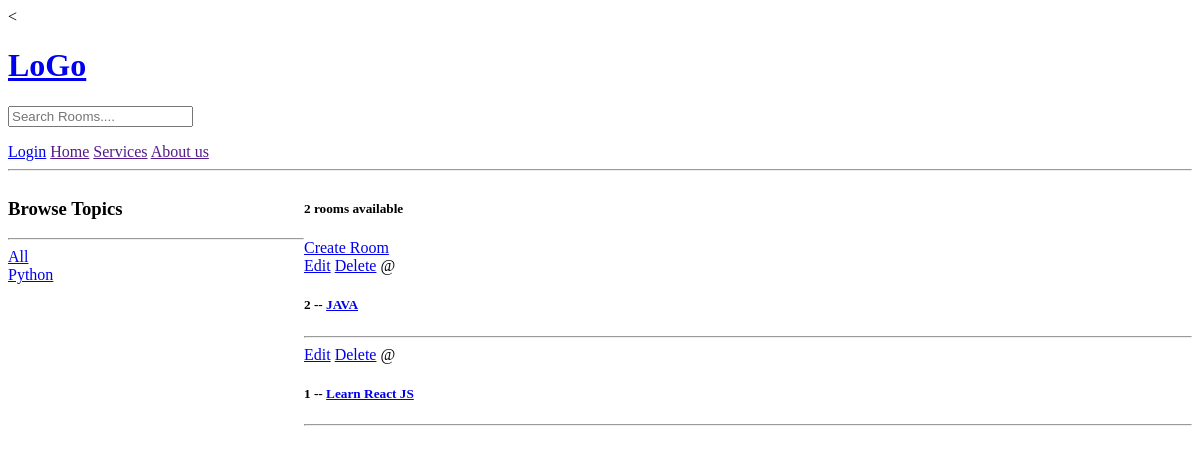
Before: /test/home/ with the older database file.
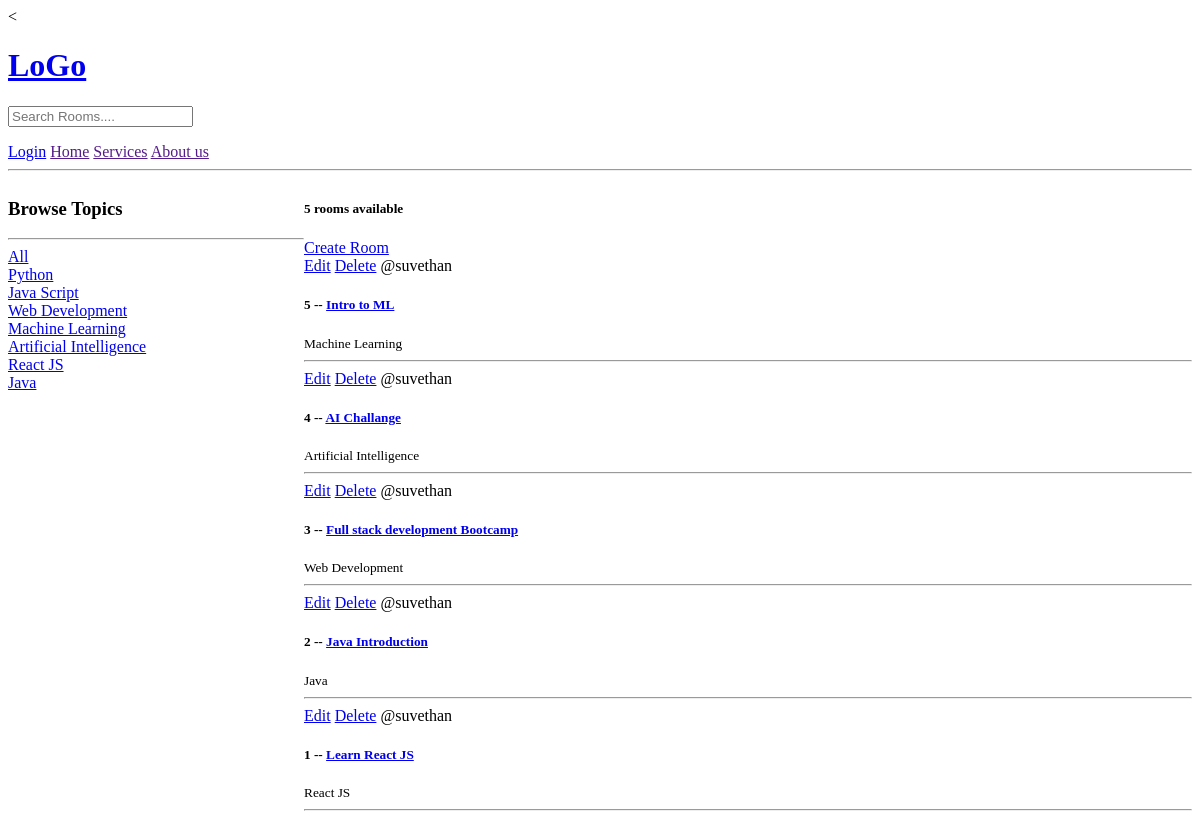
After: the same page with the newer database file.
### test_app/models.py (models this page shows, shortened)
class Topic(models.Model):
    name = models.CharField(max_length=200)

class Room(models.Model):
    host = models.ForeignKey(User, on_delete=models.SET_NULL, null=True)
    topic = models.ForeignKey(Topic, on_delete=models.SET_NULL, null=True)
    name = models.CharField(max_length=200)
    description = models.TextField(null=True, blank=True)
    updated = models.DateTimeField(auto_now=True)
    created = models.DateTimeField(auto_now_add=True)
    class Meta:
        ordering = ['-updated','-created']

### test_app/views.py (the view)
# urls.py: 2. Add a URL to urlpatterns:  path('', views.home, name='home')
def home(request):
    q = request.GET.get('q') if request.GET.get('q') != None else ''
    rooms = Room.objects.filter(
        Q(topic__name__icontains=q) |
        Q(name__icontains=q) |
    Q(description__icontains=q)
    )
    topics = Topic.objects.all()
    room_count= rooms.count()
    context = {'rooms':rooms, 'topics': topics, 'room_count': room_count}
    return render(request, 'test_app/home.html', context)

### test_app/templates/test_app/home.html (shortened to what this page needs)
{% extends "main.html" %} {% block content %}
<div class="home-container">
  <div>
    <h3>Browse Topics</h3>
    <hr />
    <div>
      <a href="{% url 'home' %}">All</a>
    </div>
    {% for topic in topics %}
    <div>
      <a href="{% url 'home' %}?q={{topic.name}}">{{topic.name}}</a>
    </div>
    {% endfor %}
  </div>
  <div>
    <h5>{{room_count}} rooms available</h5>
    <a href="{% url 'create-room' %}">Create Room</a>
     {% for room in rooms %}
    <div>
      <a href="{% url 'update-room' room.id %}">Edit</a>
      <a href="{% url 'delete-room' room.id %}">Delete</a>
      <span>@{{room.host.username}}</span>
      <h5>
        {{room.id}} --
        <a href="{% url 'room' room.id %}"> {{room.name}} </a>
      </h5>
      <small> {{room.topic.name}} </small>
      <hr />
    </div>
    {% endfor %}
  </div>
</div>
{% endblock content %}

### templates/main.html (shortened to what this page needs)
<<!DOCTYPE html>
<html>
  <head>
  </head>
  <body>
    {% include "navbar.html" %}  {% block content %} {% endblock content %}
  </body>
</html>

### templates/navbar.html
<html>
  <a href="/">
    <h1>LoGo</h1>
  </a>
  <form method="GET" action="{%url 'home'%}">
    <input type="text" name="q" placeholder="Search Rooms...." />
  </form>
  {% if request.user.is_authenticated %}
  <a href="{% url 'logout' %}">Log Out</a>
  {% else %}
  <a href="{% url 'login' %}">Login</a>
  {% endif %}
  <a href="">Home</a>
  <a href="">Services</a>
  <a href="">About us</a>
  <hr />
</html>

### test_app/templates/test_app/home.html (style rules this page uses)
.home-container { display: grid; grid-template-columns: 1fr 3fr; }

Changed rows visible on the page:
added Topic: name "Java Script"
added Topic: name "Web Development"
added Topic: name "Machine Learning"
added Topic: name "Artificial Intelligence"
added Topic: name "React JS"
added Topic: name "Java"
added Room: host.username "suvethan", id "5", name "Intro to ML", topic.name "Machine Learning"
added Room: host.username "suvethan", id "4", name "AI Challange", topic.name "Artificial Intelligence"
added Room: host.username "suvethan", id "3", name "Full stack development Bootcamp", topic.name "Web Development"
changed Room id 2: host.username (not shown) → "suvethan"; name "JAVA" → "Java Introduction"; topic.name (not shown) → "Java"
changed Room "Learn React JS": host.username (not shown) → "suvethan"; topic.name (not shown) → "React JS"
Other visible differences:
{{ room_count }}: "2" → "5"
